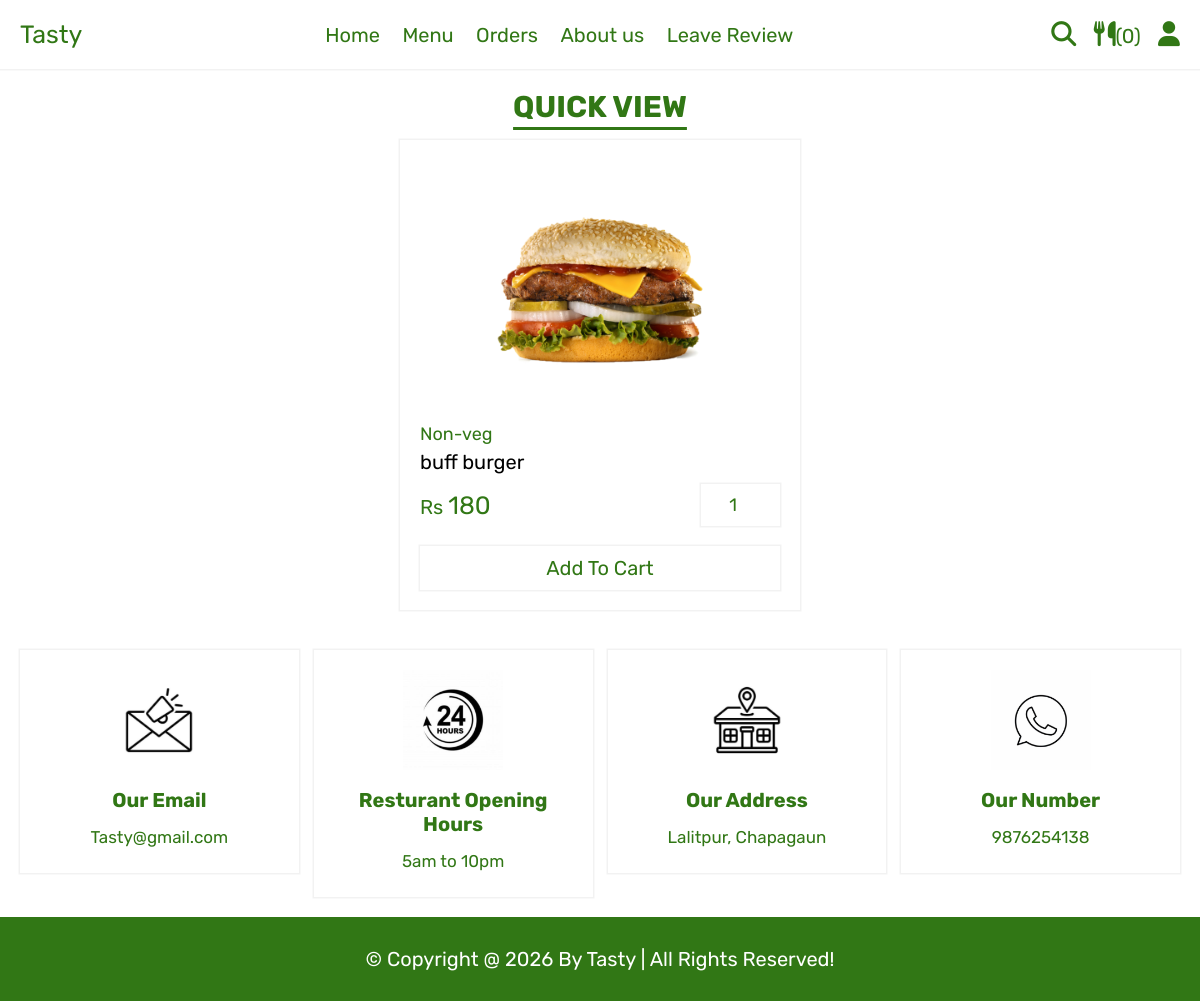
Screenshot of /quick_view.php?pid=17 with the database file from the repository.
### tables this page shows
CREATE TABLE `products` (
  `id` int(100) NOT NULL,
  `name` varchar(100) NOT NULL,
  `category` varchar(100) NOT NULL,
  `price` int(10) NOT NULL,
  `image` varchar(100) NOT NULL
);

### quick_view.php (the view, shortened to what this page needs)
<?php
include 'components/connect.php';
?>
<!DOCTYPE html>
<html lang="en">
<head>
   <link rel="stylesheet" href="https://cdnjs.cloudflare.com/ajax/libs/font-awesome/6.1.1/css/all.min.css">
   <link rel="stylesheet" href="css/stylerg.css">
</head>
<body>
<?php include 'components/user_header.php'; ?>
<section class="quick-view">
   <h1 class="title">quick view</h1>
   <?php
      $pid = $_GET['pid'];
      $select_products = $conn->prepare("SELECT * FROM `products` WHERE id = ?");
      $select_products->execute([$pid]);
      if($select_products->rowCount() > 0){
         while($fetch_products = $select_products->fetch(PDO::FETCH_ASSOC)){
   ?>
   <form action="" method="post" class="box">
      <img src="uploaded_img/<?= $fetch_products['image']; ?>" alt="">
      <a href="category.php?category=<?= $fetch_products['category']; ?>" class="cat"><?= $fetch_products['category']; ?></a>
      <div class="name"><?= $fetch_products['name']; ?></div>
      <div class="flex">
         <div class="price"><span>Rs </span><?= $fetch_products['price']; ?></div>
         <input type="number" name="qty" class="qty" min="1" max="99" value="1" maxlength="2">
      </div>
      <button type="submit" name="add_to_cart" class="cart-btn">add to cart</button>
   </form>
   <?php
         }
      }else{
         echo '<p class="empty">no products added yet!</p>';
      }
   ?>
</section>
<?php include 'components/footer.php'; ?>
</body>
</html>

### css/stylerg.css (style rules this page uses)
:root { --yellow: #ffffff; --red: #317715; --white: #fff; --black: #317715; --light-color: #317715; --border: 0.2rem solid var(--black); }
* { font-family: "Rubik", sans-serif; margin: 0; padding: 0; box-sizing: border-box; outline: none; border: none; text-decoration: none; }
html { font-size: 62.5%; overflow-x: hidden; scroll-behavior: smooth; stop-opacity: 7rem; }
section { margin: 0 auto; max-width: 1200px; padding: 2rem; }
.title { text-align: center; margin-bottom: 1.5rem; font-size: 3rem; color: var(--black); text-transform: uppercase; text-decoration: underline; text-underline-offset: 1rem; }
.quick-view form { max-width: 40rem; padding: 2rem; box-shadow: rgba(0, 0, 0, 0.05) 0px 0px 0px 1.5px; position: relative; margin: 0 auto; }
.quick-view form img { height: 25rem; width: 100%; object-fit: contain; margin-bottom: 1rem; }
.quick-view form .cat { font-size: 1.8rem; color: var(--light-color); }
.quick-view form .name { font-size: 2rem; margin: 0.5rem 0; }
.quick-view form .flex { display: flex; justify-content: space-between; align-items: center; gap: 1.5rem; margin: 1rem 0; }
.quick-view form .flex .price { font-size: 2.5rem; color: var(--black); }
.quick-view form .flex .price span { font-size: 2rem; color: var(--light-color); }
.quick-view form .flex .qty { box-shadow: rgba(0, 0, 0, 0.05) 0px 0px 0px 1.5px; padding: 1rem; font-size: 1.8rem; color: var(--black); text-align: center; }
.quick-view form .cart-btn { width: 100%; padding: 1rem 3rem; text-align: center; box-shadow: rgba(0, 0, 0, 0.05) 0px 0px 0px 1.5px; font-size: 2rem; color: var(--black); cursor: pointer; text-transform: capitalize; background: none; margin-top: 1rem; }

### rows the page displays
products: image (picture), category "Non-veg", name "buff burger", price "180"

### other values shown
$total_cart_items "0"
